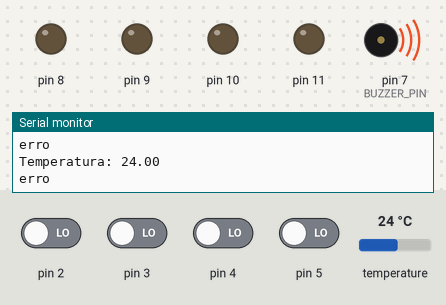
Simulated run of this program. Board: Arduino Uno, built with avr-gcc and run on an emulated ATmega328P. Parts: output pins drawn as LEDs (lit = HIGH), buzzer (waves = sounding), the last lines printed to the serial monitor. The test bench sets the inputs (shaded band); at power-on: pin 2–5 LOW, temperature 24 °C.

Above: at 2.8 s.
2.9 s: pin 2 driven HIGH
At 4.0 s:
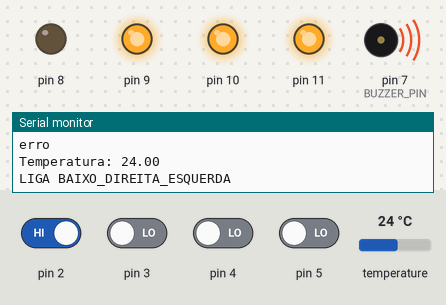
4.8 s: pin 3 driven HIGH
At 6.3 s:
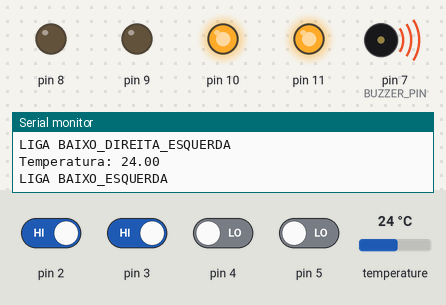
7.3 s: pin 4 driven HIGH
At 9.6 s:
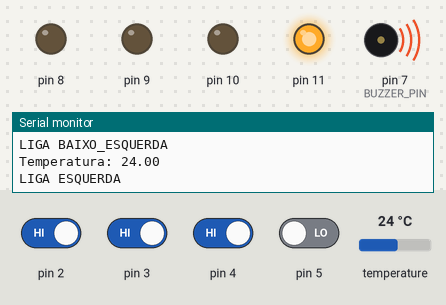
9.9 s: temperature set to 22.7 °C
At 12.1 s:
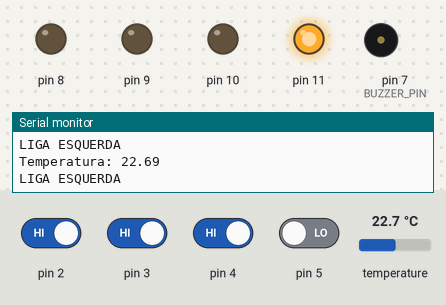
12.4 s: pin 2 driven LOW
At 14.5 s:
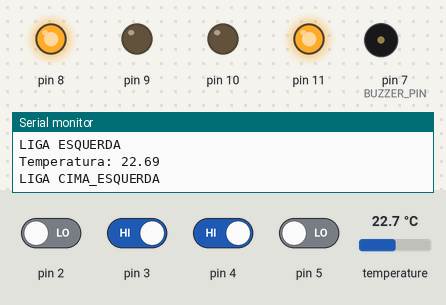
14.9 s: pin 5 driven HIGH
At 16.8 s:
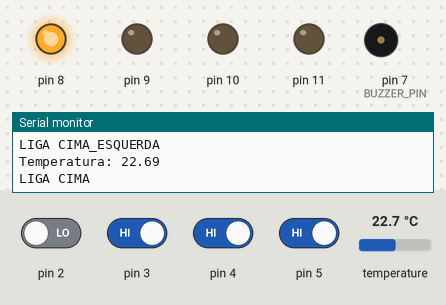
Timing chart, 0 to 18.3 s (numbered marks = the images above; inputs shaded):
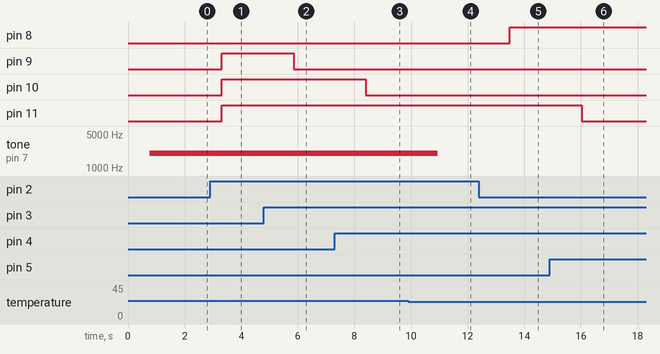

Measured:
- the behaviour switches between 23.1 and 23 °C on temperature (found by bisection; images 3 and 4)
- after the input at 2.9 s, pin 9–11: LOW → HIGH after 0.42 s
- after the input at 4.8 s, pin 9: HIGH → LOW after 1.1 s
- after the input at 7.3 s, pin 10: HIGH → LOW after 1.1 s
- after the input at 9.9 s, tone on pin 7 (BUZZER_PIN): 2000 Hz → silent after 1.0 s
- after the input at 12.4 s, pin 8: LOW → HIGH after 1.1 s
- after the input at 14.9 s, pin 11: HIGH → LOW after 1.1 s

The program:

main.cpp
```cpp
#include <OneWire.h>
#include <Arduino.h>

// Código do sensor de temperatura OneWire (DS18B20)
// Nota: Mudei o pino do OneWire de 2 para 12 para evitar conflito com o botão CIMA_B (que usa pino 2).
#define ONE_WIRE_BUS 13
OneWire ds(ONE_WIRE_BUS);

// Pino do buzzer
#define BUZZER_PIN 7

// Função para obter temperatura
float getTemp()
{
    byte data[9], addr[8];

    if (!ds.search(addr))
    {
        ds.reset_search();
        return -1000;
    }

    if (OneWire::crc8(addr, 7) != addr[7]) return -1000;
    if (addr[0] != 0x28) return -1000;

    ds.reset();
    ds.select(addr);
    ds.write(0x44, 1);
    delay(750);
    ds.reset();
    ds.select(addr);
    ds.write(0xBE);

    for (int i = 0; i < 9; i++) data[i] = ds.read();
    ds.reset_search();

    int16_t raw = (data[1] << 8) | data[0];
    return (float)raw / 16.0;
}

// Código dos LEDs e botões
int opcao = 0;
int estado = 0;

typedef enum eLed
{
  CIMA_L = 0,
  DIREITA_L,
  BAIXO_L,
  ESQUERDA_L,
  TOTAL_L
};

typedef enum eBotao
{
  CIMA_B = 0,
  DIREITA_B,
  BAIXO_B,
  ESQUERDA_B,
  TOTAL_B
};

int index = 0;

typedef struct Led
{
  int estado;
  int periferico;
};
Led leds[TOTAL_L];

typedef struct Botao
{
  int estado;
  int periferico;
};
Botao botoes[TOTAL_B];

typedef enum OPCAO
{
  FAZER_NADA = 0,
  CIMA = 1,
  DIREITA = 2,
  BAIXO = 4,
  ESQUERDA = 8,
  TODOS = 16,
};
OPCAO opcoes = FAZER_NADA;

void ledsi(int cima, int direita, int baixo, int esquerda)
{
  digitalWrite(leds[0].periferico, cima);
  digitalWrite(leds[1].periferico, direita);
  digitalWrite(leds[2].periferico, baixo);
  digitalWrite(leds[3].periferico, esquerda);
}

void setup()
{
  Serial.begin(9600);

  // Configuração dos LEDs
  leds[CIMA_L].periferico = 8;
  leds[DIREITA_L].periferico = 9;
  leds[BAIXO_L].periferico = 10;
  leds[ESQUERDA_L].periferico = 11;

  // Configuração dos botões
  botoes[CIMA_B].periferico = 2;
  botoes[DIREITA_B].periferico = 3;
  botoes[BAIXO_B].periferico = 4;
  botoes[ESQUERDA_B].periferico = 5;

  // Configuração do buzzer
  pinMode(BUZZER_PIN, OUTPUT);

  index = 0;
  while (index < TOTAL_B)
  {
    botoes[index].estado == LOW;
    leds[index].estado == LOW;
    pinMode(botoes[index].periferico, INPUT);
    pinMode(leds[index].periferico, OUTPUT);
    index++;
  }
}

void loop()
{
  // Lógica do sensor de temperatura
  float t = getTemp();
  Serial.print("Temperatura: ");
  Serial.println(t);

  // Lógica do buzzer: ativa se temperatura > 23°C
  if (t > 23.0) {
    tone(BUZZER_PIN, 2000);  // Toca um tom de 1000 Hz
  } else {
    noTone(BUZZER_PIN);  // Para o som
  }

  // Lógica dos LEDs e botões
  index = 0;
  opcao = 0;
  // Ler botões
  while (index < TOTAL_B)
  {
    botoes[index].estado = !digitalRead(botoes[index].periferico);
    index++;
  }
  Serial.println();  // Nova linha após imprimir estados dos botões

  if (botoes[CIMA_B].estado)
  {
    opcao = opcao + 1;
  }

  if (botoes[DIREITA_B].estado)
  {
    opcao = opcao + 2;
  }

  if (botoes[BAIXO_B].estado)
  {
    opcao = opcao + 4;
  }

  if (botoes[ESQUERDA_B].estado)
  {
    opcao = opcao + 8;
  }

  switch (opcao)
  {
    case FAZER_NADA:
      ledsi(LOW, LOW, LOW, LOW);
      Serial.println("nenhum led ligado");
      break;

    case CIMA:
      ledsi(HIGH, LOW, LOW, LOW);
      Serial.println("LIGA CIMA");
      break;

    case DIREITA:
      ledsi(LOW, HIGH, LOW, LOW);
      Serial.println("LIGA DIREITA");
      break;

    case BAIXO:
      ledsi(LOW, LOW, HIGH, LOW);
      Serial.println("LIGA BAIXO");
      break;

    case ESQUERDA:
      ledsi(LOW, LOW, LOW, HIGH);
      Serial.println("LIGA ESQUERDA");
      break;

    case CIMA + DIREITA:
      ledsi(HIGH, HIGH, LOW, LOW);
      Serial.println("LIGA CIMA_DIREITA");
      break;

    case CIMA + BAIXO:
      ledsi(HIGH, LOW, HIGH, LOW);
      Serial.println("LIGA CIMA_BAIXO");
      break;

    case CIMA + ESQUERDA:
      ledsi(HIGH, LOW, LOW, HIGH);
      Serial.println("LIGA CIMA_ESQUERDA");
      break;

    case BAIXO + DIREITA:
      ledsi(LOW, HIGH, HIGH, LOW);
      Serial.println("LIGA BAIXO_DIREITA");
      break;

    case BAIXO + ESQUERDA:
      ledsi(LOW, LOW, HIGH, HIGH);
      Serial.println("LIGA BAIXO_ESQUERDA");
      break;

    case DIREITA + ESQUERDA:
      ledsi(LOW, HIGH, LOW, HIGH);
      Serial.println("LIGA DIREITA_ESQUERDA");
      break;

    case CIMA + DIREITA + BAIXO:
      ledsi(HIGH, HIGH, HIGH, LOW);
      Serial.println("LIGA CIMA_DIREITA_BAIXO");
      break;

    case CIMA + DIREITA + ESQUERDA:
      ledsi(HIGH, HIGH, LOW, HIGH);
      Serial.println("LIGA CIMA_DIREITA_ESQUERDA");
      break;

    case CIMA + BAIXO + ESQUERDA:
      ledsi(HIGH, LOW, HIGH, HIGH);
      Serial.println("LIGA CIMA_BAIXO_ESQUERDA");
      break;

    case BAIXO + DIREITA + ESQUERDA:
      ledsi(LOW, HIGH, HIGH, HIGH);
      Serial.println("LIGA BAIXO_DIREITA_ESQUERDA");
      break;

    case TODOS:
      ledsi(HIGH, HIGH, HIGH, HIGH);
      Serial.println("TODOS LIGADOS");
      break;

    default:
      Serial.println("erro");
      break;
  }

  // Delay combinado: usei 500ms para equilibrar entre a leitura de temp (750ms interno) e botões (100ms original)
  delay(500);
}
```
